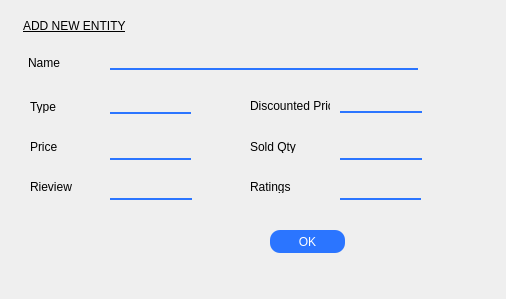
<?xml version="1.0" encoding="UTF-8"?>
<ui version="4.0">
 <class>Dialog</class>
 <widget class="QDialog" name="Dialog">
  <property name="geometry">
   <rect>
    <x>0</x>
    <y>0</y>
    <width>506</width>
    <height>299</height>
   </rect>
  </property>
  <property name="windowTitle">
   <string>Dialog</string>
  </property>
  <property name="styleSheet">
   <string notr="true">QLineEdit#nameTxt:hover{
background-color:transparent;
border:0px 0px 0px 0px;
border-bottom:2px solid Blue
}
QLineEdit#nameTxt{
background-color:transparent;
border:0px 0px 0px 0px;
border-bottom:2px solid rgb(43, 117, 255)
}

QLineEdit#discTxt:hover{
background-color:transparent;
border:0px 0px 0px 0px;
border-bottom:2px solid Blue
}
QLineEdit#discTxt{
background-color:transparent;
border:0px 0px 0px 0px;
border-bottom:2px solid rgb(43, 117, 255)
}

QLineEdit#priceTxt:hover{
background-color:transparent;
border:0px 0px 0px 0px;
border-bottom:2px solid Blue
}
QLineEdit#priceTxt{
background-color:transparent;
border:0px 0px 0px 0px;
border-bottom:2px solid rgb(43, 117, 255)
}

QLineEdit#ratingTxt:hover{
background-color:transparent;
border:0px 0px 0px 0px;
border-bottom:2px solid Blue
}
QLineEdit#ratingTxt{
background-color:transparent;
border:0px 0px 0px 0px;
border-bottom:2px solid rgb(43, 117, 255)
}
QLineEdit#soldTxt:hover{
background-color:transparent;
border:0px 0px 0px 0px;
border-bottom:2px solid Blue
}
QLineEdit#soldTxt{
background-color:transparent;
border:0px 0px 0px 0px;
border-bottom:2px solid rgb(43, 117, 255)
}
QLineEdit#typeTxt:hover{
background-color:transparent;
border:0px 0px 0px 0px;
border-bottom:2px solid Blue
}
QLineEdit#typeTxt{
background-color:transparent;
border:0px 0px 0px 0px;
border-bottom:2px solid rgb(43, 117, 255)
}


QLineEdit#reviewTxt:hover{
background-color:transparent;
border:0px 0px 0px 0px;
border-bottom:2px solid Blue
}
QLineEdit#reviewTxt{
background-color:transparent;
border:0px 0px 0px 0px;
border-bottom:2px solid rgb(43, 117, 255)
}

QPushButton#okBtn{
opacity:1;
background-color: rgb(43, 117, 255);
color:white;
font-size:12px;
border-radius:10px;
opacity:1;
background-color: rgb(43, 117, 255);
bordeer:2px solid white;
color:white;
font-size:12px;
border-radius:10px
}
QPushButton#okBtn:pressed{
background-color:blue;
font-size:10px;
font-weight:Bold;
}</string>
  </property>
  <widget class="QLabel" name="label">
   <property name="geometry">
    <rect>
     <x>28</x>
     <y>56</y>
     <width>47</width>
     <height>13</height>
    </rect>
   </property>
   <property name="text">
    <string>Name</string>
   </property>
  </widget>
  <widget class="QLineEdit" name="nameTxt">
   <property name="geometry">
    <rect>
     <x>110</x>
     <y>50</y>
     <width>308</width>
     <height>20</height>
    </rect>
   </property>
  </widget>
  <widget class="QLineEdit" name="typeTxt">
   <property name="geometry">
    <rect>
     <x>110</x>
     <y>94</y>
     <width>81</width>
     <height>20</height>
    </rect>
   </property>
  </widget>
  <widget class="QLineEdit" name="discTxt">
   <property name="geometry">
    <rect>
     <x>340</x>
     <y>93</y>
     <width>82</width>
     <height>20</height>
    </rect>
   </property>
  </widget>
  <widget class="QLineEdit" name="priceTxt">
   <property name="geometry">
    <rect>
     <x>110</x>
     <y>140</y>
     <width>81</width>
     <height>20</height>
    </rect>
   </property>
  </widget>
  <widget class="QLineEdit" name="reviewTxt">
   <property name="geometry">
    <rect>
     <x>110</x>
     <y>180</y>
     <width>82</width>
     <height>20</height>
    </rect>
   </property>
  </widget>
  <widget class="QLabel" name="label_2">
   <property name="geometry">
    <rect>
     <x>30</x>
     <y>100</y>
     <width>47</width>
     <height>13</height>
    </rect>
   </property>
   <property name="text">
    <string>Type</string>
   </property>
  </widget>
  <widget class="QLabel" name="label_3">
   <property name="geometry">
    <rect>
     <x>250</x>
     <y>99</y>
     <width>80</width>
     <height>13</height>
    </rect>
   </property>
   <property name="text">
    <string>Discounted Price</string>
   </property>
  </widget>
  <widget class="QLabel" name="label_4">
   <property name="geometry">
    <rect>
     <x>30</x>
     <y>140</y>
     <width>47</width>
     <height>13</height>
    </rect>
   </property>
   <property name="text">
    <string>Price</string>
   </property>
  </widget>
  <widget class="QLabel" name="label_5">
   <property name="geometry">
    <rect>
     <x>30</x>
     <y>180</y>
     <width>47</width>
     <height>13</height>
    </rect>
   </property>
   <property name="text">
    <string>Rieview</string>
   </property>
  </widget>
  <widget class="QLabel" name="label_6">
   <property name="geometry">
    <rect>
     <x>250</x>
     <y>180</y>
     <width>47</width>
     <height>13</height>
    </rect>
   </property>
   <property name="text">
    <string>Ratings</string>
   </property>
  </widget>
  <widget class="QLineEdit" name="ratingTxt">
   <property name="geometry">
    <rect>
     <x>340</x>
     <y>180</y>
     <width>81</width>
     <height>20</height>
    </rect>
   </property>
  </widget>
  <widget class="QLabel" name="label_7">
   <property name="geometry">
    <rect>
     <x>23</x>
     <y>10</y>
     <width>271</width>
     <height>31</height>
    </rect>
   </property>
   <property name="styleSheet">
    <string notr="true">font: 16pt &quot;MS Shell Dlg 2&quot;;

text-decoration: underline;</string>
   </property>
   <property name="text">
    <string>ADD NEW ENTITY</string>
   </property>
  </widget>
  <widget class="QPushButton" name="okBtn">
   <property name="geometry">
    <rect>
     <x>270</x>
     <y>230</y>
     <width>75</width>
     <height>23</height>
    </rect>
   </property>
   <property name="text">
    <string>OK</string>
   </property>
  </widget>
  <widget class="QLabel" name="label_8">
   <property name="geometry">
    <rect>
     <x>250</x>
     <y>140</y>
     <width>47</width>
     <height>13</height>
    </rect>
   </property>
   <property name="text">
    <string>Sold Qty</string>
   </property>
  </widget>
  <widget class="QLineEdit" name="soldTxt">
   <property name="geometry">
    <rect>
     <x>340</x>
     <y>140</y>
     <width>82</width>
     <height>20</height>
    </rect>
   </property>
  </widget>
 </widget>
 <resources/>
 <connections/>
</ui>
